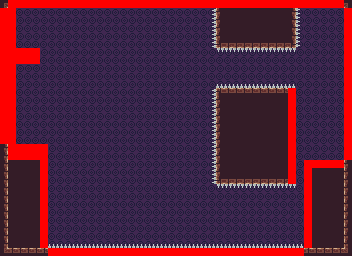

Tiled map render using the project's own tile images. Description and the map definition, with tile-layer contents summarised, below:
An orthogonal 44x32 tile map with 8x8 px tiles, 5 tile layers (background, background objects, foreground, colliders, ...) and 5 objects (3x power, bookshelf, spawnpoint).

<map version="1.5" tiledversion="1.7.2" orientation="orthogonal" renderorder="right-down" width="44" height="32" tilewidth="8" tileheight="8" infinite="0" nextlayerid="8" nextobjectid="9">
 <tileset firstgid="1" source="../tilesets/tileset_1.tsx" />
 <layer id="4" name="background" width="44" height="32">
  <data>[1408 cells, 1408 non-empty, 16 distinct tile ids]</data>
 </layer>
 <layer id="6" name="background objects" width="44" height="32">
  <data>[1408 cells, 0 non-empty, 0 distinct tile ids]</data>
 </layer>
 <objectgroup id="7" name="objects">
  <object id="1" type="power" x="88" y="136" width="8" height="8">
   <properties>
    <property name="power_type" value="dash" />
   </properties>
  </object>
  <object id="2" type="power" x="128" y="136" width="8" height="8">
   <properties>
    <property name="power_type" value="dash" />
   </properties>
  </object>
  <object id="3" type="power" x="168" y="136" width="8" height="8">
   <properties>
    <property name="power_type" value="orb" />
   </properties>
  </object>
  <object id="5" name="bookshelf" type="bookshelf" x="160" y="8" width="32" height="48" />
  <object id="6" name="player_spawn" type="spawnpoint" x="32" y="120">
   <point />
  </object>
 </objectgroup>
 <layer id="3" name="foreground" width="44" height="32">
  <data>[1408 cells, 522 non-empty, 21 distinct tile ids]</data>
 </layer>
 <layer id="2" name="colliders" width="44" height="32">
  <data>[1408 cells, 265 non-empty, 5 distinct tile ids]</data>
 </layer>
 <layer id="5" name="platforms" width="44" height="32">
  <data>[1408 cells, 0 non-empty, 0 distinct tile ids]</data>
 </layer>
</map>